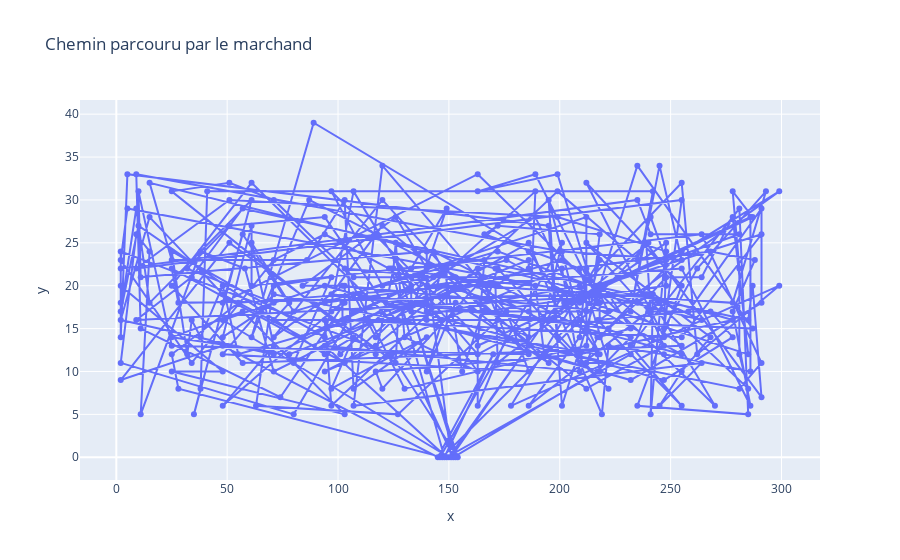

Write notebook code for a chart like this one.
### Markdown cell above
### Lancement du test avec l'algorithme génétique

### Code cell
# Algo génétique
data = data_TSPLIB(f'data/{ENSEMBLE_TEST[choix_data_test]}.tsp')
df = test_unitaire_algo_genetique(choix_data_test)
affichage(df, data).show()

### Figure 1 — Plotly figure (JSON) as saved in the notebook; plotly's stock layout.template omitted (floating-point values rounded to 4 significant figures; data arrays with more than 128 entries replaced by an {"elided": "..."} marker saying what was removed)
{"data": [{"hovertemplate": "x=%{x}<br>y=%{y}<extra></extra>", "legendgroup": "", "line": {"color": "#636efa", "dash": "solid"}, "marker": {"symbol": "circle"}, "mode": "lines+markers", "name": "", "orientation": "v", "showlegend": false, "type": "scatter", "x": {"elided": "380 int values"}, "xaxis": "x", "y": {"elided": "380 int values"}, "yaxis": "y"}], "layout": {"legend": {"tracegroupgap": 0}, "title": {"text": "Chemin parcouru par le marchand"}, "xaxis": {"anchor": "y", "domain": [0, 1], "title": {"text": "x"}}, "yaxis": {"anchor": "x", "domain": [0, 1], "title": {"text": "y"}}}}
